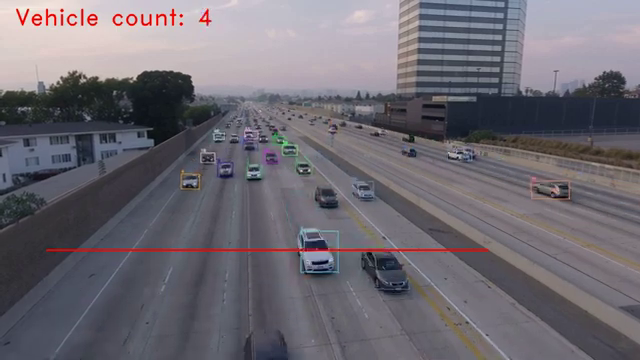
#> input picture frame 33 of Vehicle Detection and Counting System/video.mp4, 640 x 360 px
$ python vehicle.py
#> lines starting #> are read from the running program, lines starting #| are printed output that depends on the picture; after the words box and inside, x2 and y2 are one past the last pixel; in counts of white or black regions, pixels touching at a corner belong together
import cv2
import numpy as np
from time import sleep
import os

# Parameters
largura_min = 80  # Minimum rectangle width
altura_min = 80  # Minimum rectangle height
offset = 6  # Error allowed in pixels
pos_linha = 550  # Position of the counting line
delay = 60  # FPS of the video

detec = []
carros = 0

def pega_centro(x, y, w, h):
    x1 = int(w / 2)
    y1 = int(h / 2)
    cx = x + x1
    cy = y + y1
    return cx, cy

# Video path
video_path = 'video.mp4'

if not os.path.exists(video_path):
    print(f"Error: File not found - {video_path}")
else:
    cap = cv2.VideoCapture(video_path)

    if not cap.isOpened():
        print("Error: Could not open video.")
    else:
        subtracao = cv2.bgsegm.createBackgroundSubtractorMOG()

        while True:
            ret, frame1 = cap.read()
#> frame1 is the input picture: shape (360, 640, 3); mean B, G, R 114, 105.9, 109.8
            if not ret:
                print("Error: Could not read frame. Ending video playback.")
                break

            tempo = float(1 / delay)
            sleep(tempo)

            grey = cv2.cvtColor(frame1, cv2.COLOR_BGR2GRAY)
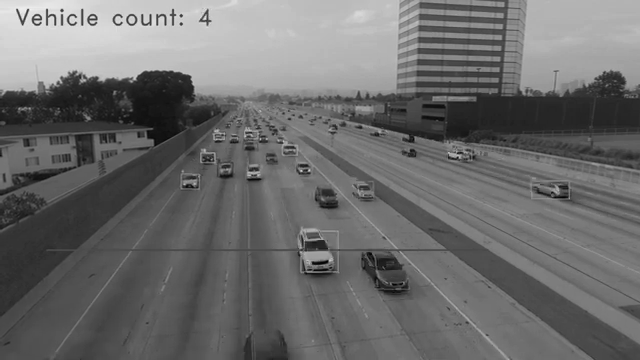
#> grey: shape (360, 640); min 2, max 243, mean 108
            blur = cv2.GaussianBlur(grey, (3, 3), 5)
            img_sub = subtracao.apply(blur)
#> img_sub: shape (360, 640); every value is 0
            dilat = cv2.dilate(img_sub, np.ones((5, 5)))
            kernel = cv2.getStructuringElement(cv2.MORPH_ELLIPSE, (5, 5))
            dilatada = cv2.morphologyEx(dilat, cv2.MORPH_CLOSE, kernel)
            dilatada = cv2.morphologyEx(dilatada, cv2.MORPH_CLOSE, kernel)
            contorno, h = cv2.findContours(dilatada, cv2.RETR_TREE, cv2.CHAIN_APPROX_SIMPLE)
#> contorno = []; h = None

            cv2.line(frame1, (25, pos_linha), (1200, pos_linha), (255, 127, 0), 3)
            for (i, c) in enumerate(contorno):
                (x, y, w, h) = cv2.boundingRect(c)
                validar_contorno = (w >= largura_min) and (h >= altura_min)
                if not validar_contorno:
                    continue

                cv2.rectangle(frame1, (x, y), (x + w, y + h), (0, 255, 0), 2)
                centro = pega_centro(x, y, w, h)
                detec.append(centro)
                cv2.circle(frame1, centro, 4, (0, 0, 255), -1)

                for (x, y) in detec:
                    if y < (pos_linha + offset) and y > (pos_linha - offset):
                        carros += 1
                        cv2.line(frame1, (25, pos_linha), (1200, pos_linha), (0, 127, 255), 3)
                        detec.remove((x, y))
                        print("Car detected: " + str(carros))
#> this loop made 0 passes
#> after the loop, carros = 0; detec = []

            cv2.putText(frame1, "VEHICLE COUNT : " + str(carros), (450, 70), cv2.FONT_HERSHEY_SIMPLEX, 2, (0, 0, 255), 5)
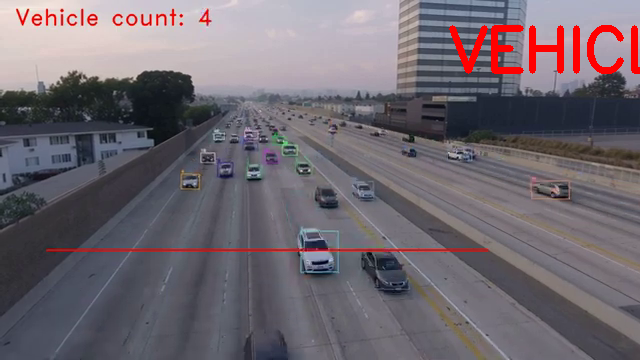
#> frame1: shape (360, 640, 3); 1.54% of pixels changed, all inside (x1, y1, x2, y2) = (449, 25, 640, 74)
            cv2.imshow("Video Original", frame1)
            cv2.imshow("Detectar", dilatada)

            if cv2.waitKey(1) == 27:
#> (key Esc is pressed here)
                break

        cap.release()
        cv2.destroyAllWindows()

$ run again, starting later in the video
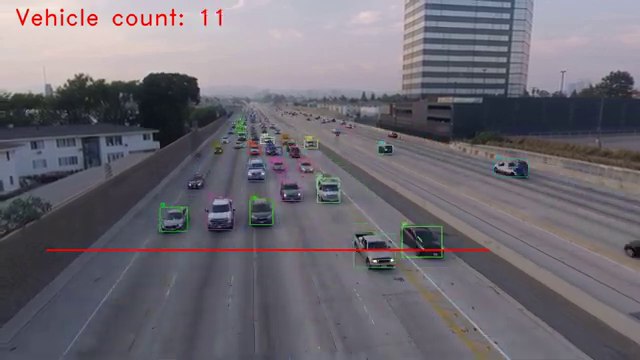
#> input picture frame 149 of Vehicle Detection and Counting System/video.mp4, 640 x 360 px
#> frame1 is the input picture: shape (360, 640, 3); mean B, G, R 114.2, 106.1, 110.1
#> `grey = cv2.cvtColor(frame1, cv2.COLOR_BGR2GRAY)`:
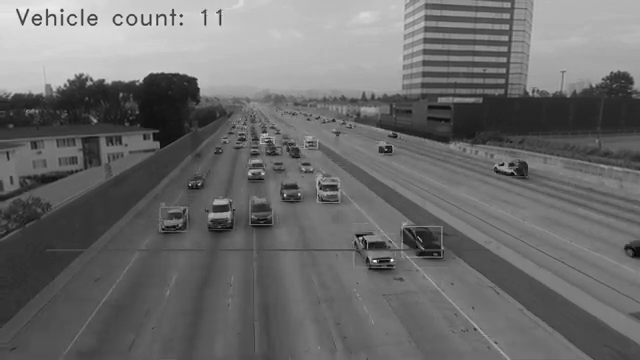
#> grey: shape (360, 640); min 0, max 255, mean 108.2
#> img_sub: shape (360, 640); every value is 0
#> contorno = []; h = None
#> after the loop `for (i, c) in enumerate(contorno):`: carros = 0; detec = []
#> `cv2.putText(frame1, "VEHICLE COUNT : " + str(carros), (450, 70), cv2.F..`:
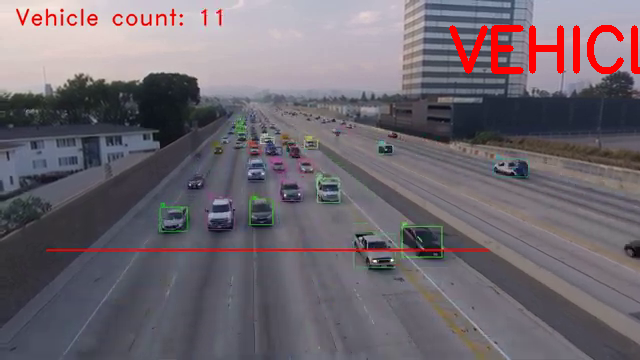
#> frame1: shape (360, 640, 3); 1.54% of pixels changed, all inside (x1, y1, x2, y2) = (449, 25, 640, 74)

$ run again, starting later in the video
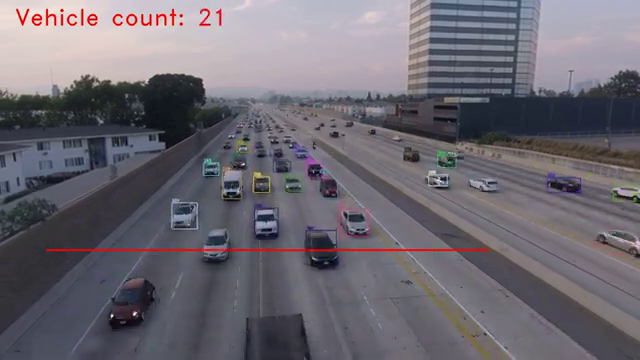
#> input picture frame 265 of Vehicle Detection and Counting System/video.mp4, 640 x 360 px
#> frame1 is the input picture: shape (360, 640, 3); mean B, G, R 113.4, 104.8, 108.9
#> `grey = cv2.cvtColor(frame1, cv2.COLOR_BGR2GRAY)`:
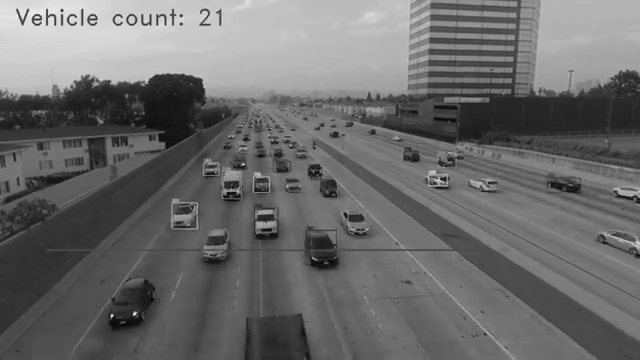
#> grey: shape (360, 640); min 1, max 255, mean 107
#> img_sub: shape (360, 640); every value is 0
#> contorno = []; h = None
#> after the loop `for (i, c) in enumerate(contorno):`: carros = 0; detec = []
#> `cv2.putText(frame1, "VEHICLE COUNT : " + str(carros), (450, 70), cv2.F..`:
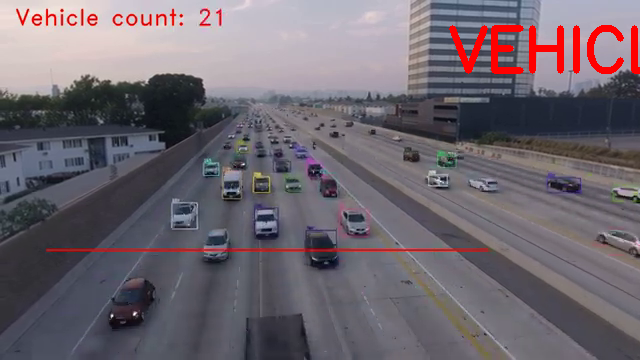
#> frame1: shape (360, 640, 3); 1.54% of pixels changed, all inside (x1, y1, x2, y2) = (449, 25, 640, 74)
